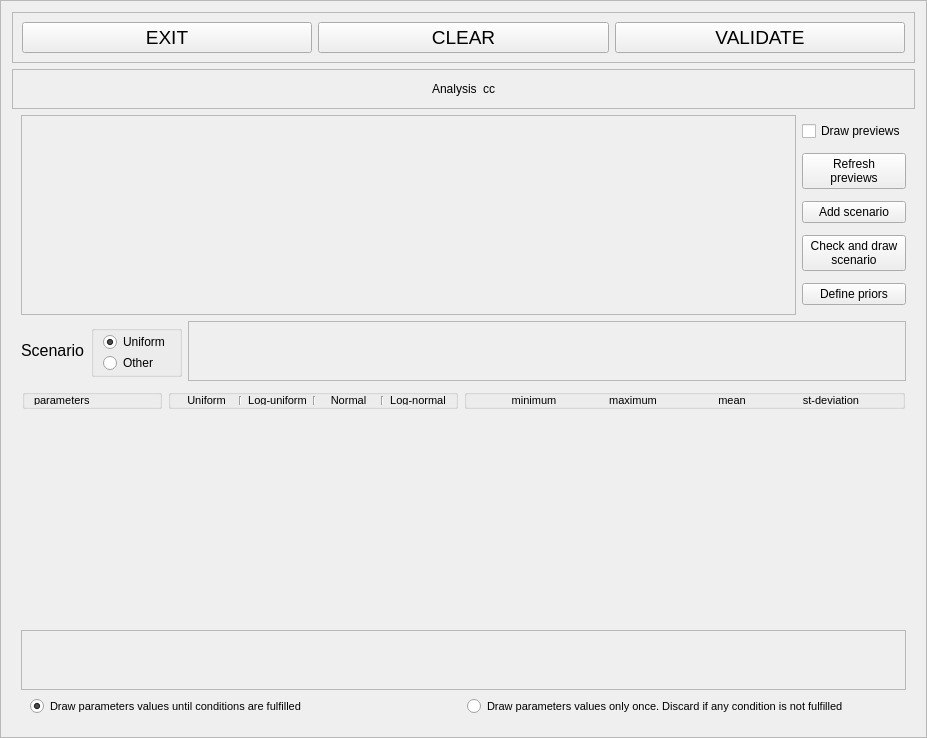
<?xml version="1.0" encoding="UTF-8"?>
<ui version="4.0">
 <class>Frame</class>
 <widget class="QFrame" name="Frame">
  <property name="geometry">
   <rect>
    <x>0</x>
    <y>0</y>
    <width>927</width>
    <height>738</height>
   </rect>
  </property>
  <property name="windowTitle">
   <string>Frame</string>
  </property>
  <property name="frameShape">
   <enum>QFrame::StyledPanel</enum>
  </property>
  <property name="frameShadow">
   <enum>QFrame::Raised</enum>
  </property>
  <layout class="QVBoxLayout" name="verticalLayout">
   <item>
    <widget class="QFrame" name="frame_6">
     <property name="frameShape">
      <enum>QFrame::StyledPanel</enum>
     </property>
     <property name="frameShadow">
      <enum>QFrame::Raised</enum>
     </property>
     <layout class="QHBoxLayout" name="horizontalLayout_9">
      <item>
       <widget class="QPushButton" name="exitButton">
        <property name="font">
         <font>
          <pointsize>14</pointsize>
         </font>
        </property>
        <property name="toolTip">
         <string>Leave this screen without loosing any change</string>
        </property>
        <property name="text">
         <string>EXIT</string>
        </property>
        <property name="shortcut">
         <string>Alt+E</string>
        </property>
       </widget>
      </item>
      <item>
       <widget class="QPushButton" name="clearButton">
        <property name="font">
         <font>
          <pointsize>14</pointsize>
         </font>
        </property>
        <property name="toolTip">
         <string>Clear all data related to this historical model</string>
        </property>
        <property name="text">
         <string>CLEAR</string>
        </property>
        <property name="shortcut">
         <string>Alt+C</string>
        </property>
       </widget>
      </item>
      <item>
       <widget class="QPushButton" name="okButton">
        <property name="font">
         <font>
          <pointsize>14</pointsize>
         </font>
        </property>
        <property name="toolTip">
         <string>Test and save data (Alt+o)</string>
        </property>
        <property name="text">
         <string>VALIDATE</string>
        </property>
        <property name="shortcut">
         <string>Alt+V</string>
        </property>
       </widget>
      </item>
     </layout>
    </widget>
   </item>
   <item>
    <widget class="QFrame" name="fixedDrawnFrame">
     <property name="frameShape">
      <enum>QFrame::StyledPanel</enum>
     </property>
     <property name="frameShadow">
      <enum>QFrame::Raised</enum>
     </property>
     <layout class="QHBoxLayout" name="horizontalLayout_10">
      <item>
       <spacer name="horizontalSpacer">
        <property name="orientation">
         <enum>Qt::Horizontal</enum>
        </property>
        <property name="sizeHint" stdset="0">
         <size>
          <width>40</width>
          <height>20</height>
         </size>
        </property>
       </spacer>
      </item>
      <item>
       <widget class="QLabel" name="label_11">
        <property name="text">
         <string>Analysis</string>
        </property>
       </widget>
      </item>
      <item>
       <widget class="QLabel" name="analysisNameLabel">
        <property name="text">
         <string>cc</string>
        </property>
       </widget>
      </item>
      <item>
       <spacer name="horizontalSpacer_2">
        <property name="orientation">
         <enum>Qt::Horizontal</enum>
        </property>
        <property name="sizeHint" stdset="0">
         <size>
          <width>40</width>
          <height>20</height>
         </size>
        </property>
       </spacer>
      </item>
     </layout>
    </widget>
   </item>
   <item>
    <widget class="QFrame" name="frame_4">
     <property name="frameShape">
      <enum>QFrame::NoFrame</enum>
     </property>
     <property name="frameShadow">
      <enum>QFrame::Raised</enum>
     </property>
     <layout class="QHBoxLayout" name="horizontalLayout_4">
      <property name="topMargin">
       <number>0</number>
      </property>
      <property name="bottomMargin">
       <number>0</number>
      </property>
      <item>
       <widget class="QScrollArea" name="scScroll">
        <property name="sizePolicy">
         <sizepolicy hsizetype="Expanding" vsizetype="Fixed">
          <horstretch>0</horstretch>
          <verstretch>0</verstretch>
         </sizepolicy>
        </property>
        <property name="minimumSize">
         <size>
          <width>500</width>
          <height>200</height>
         </size>
        </property>
        <property name="maximumSize">
         <size>
          <width>16777215</width>
          <height>200</height>
         </size>
        </property>
        <property name="widgetResizable">
         <bool>true</bool>
        </property>
        <widget class="QWidget" name="scScrollContent">
         <property name="geometry">
          <rect>
           <x>0</x>
           <y>0</y>
           <width>762</width>
           <height>196</height>
          </rect>
         </property>
         <layout class="QHBoxLayout" name="horizontalLayout_3"/>
        </widget>
       </widget>
      </item>
      <item>
       <layout class="QVBoxLayout" name="verticalLayout_3">
        <item>
         <widget class="QCheckBox" name="drawPreviewsCheck">
          <property name="text">
           <string>Draw previews</string>
          </property>
         </widget>
        </item>
        <item>
         <widget class="QPushButton" name="refreshPreviewsButton">
          <property name="text">
           <string>Refresh
previews</string>
          </property>
         </widget>
        </item>
        <item>
         <widget class="QPushButton" name="addScButton">
          <property name="sizePolicy">
           <sizepolicy hsizetype="Fixed" vsizetype="Fixed">
            <horstretch>0</horstretch>
            <verstretch>0</verstretch>
           </sizepolicy>
          </property>
          <property name="maximumSize">
           <size>
            <width>110</width>
            <height>16777215</height>
           </size>
          </property>
          <property name="toolTip">
           <string>(Alt+a)</string>
          </property>
          <property name="text">
           <string>Add scenario</string>
          </property>
          <property name="shortcut">
           <string>Alt+A</string>
          </property>
         </widget>
        </item>
        <item>
         <widget class="QPushButton" name="chkScButton">
          <property name="sizePolicy">
           <sizepolicy hsizetype="Fixed" vsizetype="Fixed">
            <horstretch>0</horstretch>
            <verstretch>0</verstretch>
           </sizepolicy>
          </property>
          <property name="maximumSize">
           <size>
            <width>110</width>
            <height>16777215</height>
           </size>
          </property>
          <property name="text">
           <string>Check and draw
scenario</string>
          </property>
         </widget>
        </item>
        <item>
         <widget class="QPushButton" name="defPrButton">
          <property name="sizePolicy">
           <sizepolicy hsizetype="Fixed" vsizetype="Fixed">
            <horstretch>0</horstretch>
            <verstretch>0</verstretch>
           </sizepolicy>
          </property>
          <property name="maximumSize">
           <size>
            <width>110</width>
            <height>16777215</height>
           </size>
          </property>
          <property name="text">
           <string>Define priors</string>
          </property>
         </widget>
        </item>
       </layout>
      </item>
     </layout>
    </widget>
   </item>
   <item>
    <widget class="QFrame" name="frame_3">
     <property name="frameShape">
      <enum>QFrame::NoFrame</enum>
     </property>
     <property name="frameShadow">
      <enum>QFrame::Raised</enum>
     </property>
     <layout class="QHBoxLayout" name="horizontalLayout">
      <property name="topMargin">
       <number>0</number>
      </property>
      <property name="bottomMargin">
       <number>0</number>
      </property>
      <item>
       <widget class="QLabel" name="label">
        <property name="sizePolicy">
         <sizepolicy hsizetype="Preferred" vsizetype="Maximum">
          <horstretch>0</horstretch>
          <verstretch>0</verstretch>
         </sizepolicy>
        </property>
        <property name="font">
         <font>
          <pointsize>12</pointsize>
         </font>
        </property>
        <property name="text">
         <string>Scenario</string>
        </property>
       </widget>
      </item>
      <item>
       <widget class="QGroupBox" name="groupBox_2">
        <property name="sizePolicy">
         <sizepolicy hsizetype="Preferred" vsizetype="Maximum">
          <horstretch>0</horstretch>
          <verstretch>0</verstretch>
         </sizepolicy>
        </property>
        <property name="title">
         <string/>
        </property>
        <layout class="QVBoxLayout" name="verticalLayout_5">
         <property name="spacing">
          <number>1</number>
         </property>
         <property name="topMargin">
          <number>1</number>
         </property>
         <property name="bottomMargin">
          <number>1</number>
         </property>
         <item>
          <widget class="QRadioButton" name="uniformRpRadio">
           <property name="text">
            <string>Uniform</string>
           </property>
           <property name="checked">
            <bool>true</bool>
           </property>
          </widget>
         </item>
         <item>
          <widget class="QRadioButton" name="otherRpRadio">
           <property name="text">
            <string>Other</string>
           </property>
           <property name="checked">
            <bool>false</bool>
           </property>
          </widget>
         </item>
        </layout>
       </widget>
      </item>
      <item>
       <widget class="QScrollArea" name="repScroll">
        <property name="sizePolicy">
         <sizepolicy hsizetype="Expanding" vsizetype="Fixed">
          <horstretch>0</horstretch>
          <verstretch>0</verstretch>
         </sizepolicy>
        </property>
        <property name="minimumSize">
         <size>
          <width>0</width>
          <height>60</height>
         </size>
        </property>
        <property name="maximumSize">
         <size>
          <width>16777215</width>
          <height>60</height>
         </size>
        </property>
        <property name="verticalScrollBarPolicy">
         <enum>Qt::ScrollBarAlwaysOff</enum>
        </property>
        <property name="widgetResizable">
         <bool>true</bool>
        </property>
        <widget class="QWidget" name="repScrollContent">
         <property name="geometry">
          <rect>
           <x>0</x>
           <y>0</y>
           <width>708</width>
           <height>56</height>
          </rect>
         </property>
         <layout class="QHBoxLayout" name="horizontalLayout_6">
          <property name="spacing">
           <number>2</number>
          </property>
          <property name="topMargin">
           <number>0</number>
          </property>
          <property name="bottomMargin">
           <number>1</number>
          </property>
         </layout>
        </widget>
       </widget>
      </item>
     </layout>
    </widget>
   </item>
   <item>
    <widget class="QFrame" name="frame_7">
     <property name="frameShape">
      <enum>QFrame::NoFrame</enum>
     </property>
     <property name="frameShadow">
      <enum>QFrame::Raised</enum>
     </property>
     <layout class="QVBoxLayout" name="verticalLayout_4">
      <property name="spacing">
       <number>1</number>
      </property>
      <property name="margin">
       <number>1</number>
      </property>
      <item>
       <widget class="QFrame" name="frame_5">
        <property name="minimumSize">
         <size>
          <width>0</width>
          <height>21</height>
         </size>
        </property>
        <property name="maximumSize">
         <size>
          <width>16777215</width>
          <height>21</height>
         </size>
        </property>
        <property name="frameShape">
         <enum>QFrame::NoFrame</enum>
        </property>
        <property name="frameShadow">
         <enum>QFrame::Raised</enum>
        </property>
        <layout class="QHBoxLayout" name="horizontalLayout_5">
         <property name="topMargin">
          <number>1</number>
         </property>
         <property name="bottomMargin">
          <number>1</number>
         </property>
         <item>
          <widget class="QGroupBox" name="groupBox_11">
           <property name="sizePolicy">
            <sizepolicy hsizetype="Fixed" vsizetype="Fixed">
             <horstretch>0</horstretch>
             <verstretch>0</verstretch>
            </sizepolicy>
           </property>
           <property name="minimumSize">
            <size>
             <width>140</width>
             <height>20</height>
            </size>
           </property>
           <property name="maximumSize">
            <size>
             <width>140</width>
             <height>20</height>
            </size>
           </property>
           <property name="title">
            <string/>
           </property>
           <layout class="QHBoxLayout" name="horizontalLayout_12">
            <property name="topMargin">
             <number>1</number>
            </property>
            <property name="bottomMargin">
             <number>1</number>
            </property>
            <item>
             <widget class="QLabel" name="parametersLabel">
              <property name="sizePolicy">
               <sizepolicy hsizetype="Fixed" vsizetype="Preferred">
                <horstretch>0</horstretch>
                <verstretch>0</verstretch>
               </sizepolicy>
              </property>
              <property name="minimumSize">
               <size>
                <width>140</width>
                <height>0</height>
               </size>
              </property>
              <property name="maximumSize">
               <size>
                <width>140</width>
                <height>16777215</height>
               </size>
              </property>
              <property name="font">
               <font>
                <pointsize>8</pointsize>
               </font>
              </property>
              <property name="text">
               <string>parameters</string>
              </property>
              <property name="alignment">
               <set>Qt::AlignLeading|Qt::AlignLeft|Qt::AlignVCenter</set>
              </property>
             </widget>
            </item>
           </layout>
          </widget>
         </item>
         <item>
          <widget class="QGroupBox" name="groupBox_12">
           <property name="sizePolicy">
            <sizepolicy hsizetype="Fixed" vsizetype="Fixed">
             <horstretch>0</horstretch>
             <verstretch>0</verstretch>
            </sizepolicy>
           </property>
           <property name="minimumSize">
            <size>
             <width>290</width>
             <height>20</height>
            </size>
           </property>
           <property name="maximumSize">
            <size>
             <width>290</width>
             <height>20</height>
            </size>
           </property>
           <property name="title">
            <string/>
           </property>
           <layout class="QHBoxLayout" name="horizontalLayout_7">
            <property name="topMargin">
             <number>1</number>
            </property>
            <property name="bottomMargin">
             <number>1</number>
            </property>
            <item>
             <widget class="QLabel" name="uniformLabel">
              <property name="font">
               <font>
                <pointsize>8</pointsize>
               </font>
              </property>
              <property name="text">
               <string>Uniform</string>
              </property>
              <property name="alignment">
               <set>Qt::AlignCenter</set>
              </property>
             </widget>
            </item>
            <item>
             <widget class="Line" name="line">
              <property name="orientation">
               <enum>Qt::Vertical</enum>
              </property>
             </widget>
            </item>
            <item>
             <widget class="QLabel" name="logUniformLabel">
              <property name="font">
               <font>
                <pointsize>8</pointsize>
               </font>
              </property>
              <property name="text">
               <string>Log-uniform</string>
              </property>
              <property name="alignment">
               <set>Qt::AlignCenter</set>
              </property>
             </widget>
            </item>
            <item>
             <widget class="Line" name="line_2">
              <property name="orientation">
               <enum>Qt::Vertical</enum>
              </property>
             </widget>
            </item>
            <item>
             <widget class="QLabel" name="normalLabel">
              <property name="font">
               <font>
                <pointsize>8</pointsize>
               </font>
              </property>
              <property name="text">
               <string>Normal</string>
              </property>
              <property name="alignment">
               <set>Qt::AlignCenter</set>
              </property>
             </widget>
            </item>
            <item>
             <widget class="Line" name="line_3">
              <property name="orientation">
               <enum>Qt::Vertical</enum>
              </property>
             </widget>
            </item>
            <item>
             <widget class="QLabel" name="logNormalLabel">
              <property name="font">
               <font>
                <pointsize>8</pointsize>
               </font>
              </property>
              <property name="text">
               <string>Log-normal</string>
              </property>
              <property name="alignment">
               <set>Qt::AlignCenter</set>
              </property>
             </widget>
            </item>
           </layout>
          </widget>
         </item>
         <item>
          <widget class="QGroupBox" name="groupBox_13">
           <property name="sizePolicy">
            <sizepolicy hsizetype="Preferred" vsizetype="Fixed">
             <horstretch>0</horstretch>
             <verstretch>0</verstretch>
            </sizepolicy>
           </property>
           <property name="minimumSize">
            <size>
             <width>0</width>
             <height>20</height>
            </size>
           </property>
           <property name="maximumSize">
            <size>
             <width>16777215</width>
             <height>20</height>
            </size>
           </property>
           <property name="title">
            <string/>
           </property>
           <layout class="QHBoxLayout" name="horizontalLayout_11">
            <property name="topMargin">
             <number>1</number>
            </property>
            <property name="bottomMargin">
             <number>1</number>
            </property>
            <item>
             <widget class="QLabel" name="minLabel">
              <property name="sizePolicy">
               <sizepolicy hsizetype="Fixed" vsizetype="Preferred">
                <horstretch>0</horstretch>
                <verstretch>0</verstretch>
               </sizepolicy>
              </property>
              <property name="minimumSize">
               <size>
                <width>70</width>
                <height>0</height>
               </size>
              </property>
              <property name="maximumSize">
               <size>
                <width>70</width>
                <height>16777215</height>
               </size>
              </property>
              <property name="font">
               <font>
                <pointsize>8</pointsize>
               </font>
              </property>
              <property name="text">
               <string>minimum</string>
              </property>
              <property name="alignment">
               <set>Qt::AlignCenter</set>
              </property>
             </widget>
            </item>
            <item>
             <widget class="QLabel" name="maxLabel">
              <property name="sizePolicy">
               <sizepolicy hsizetype="Fixed" vsizetype="Preferred">
                <horstretch>0</horstretch>
                <verstretch>0</verstretch>
               </sizepolicy>
              </property>
              <property name="minimumSize">
               <size>
                <width>70</width>
                <height>0</height>
               </size>
              </property>
              <property name="maximumSize">
               <size>
                <width>70</width>
                <height>16777215</height>
               </size>
              </property>
              <property name="font">
               <font>
                <pointsize>8</pointsize>
               </font>
              </property>
              <property name="text">
               <string>maximum</string>
              </property>
              <property name="alignment">
               <set>Qt::AlignCenter</set>
              </property>
             </widget>
            </item>
            <item>
             <widget class="QLabel" name="meanLabel">
              <property name="sizePolicy">
               <sizepolicy hsizetype="Fixed" vsizetype="Preferred">
                <horstretch>0</horstretch>
                <verstretch>0</verstretch>
               </sizepolicy>
              </property>
              <property name="minimumSize">
               <size>
                <width>70</width>
                <height>0</height>
               </size>
              </property>
              <property name="maximumSize">
               <size>
                <width>70</width>
                <height>16777215</height>
               </size>
              </property>
              <property name="font">
               <font>
                <pointsize>8</pointsize>
               </font>
              </property>
              <property name="text">
               <string>mean</string>
              </property>
              <property name="alignment">
               <set>Qt::AlignCenter</set>
              </property>
             </widget>
            </item>
            <item>
             <widget class="QLabel" name="stdevLabel">
              <property name="sizePolicy">
               <sizepolicy hsizetype="Fixed" vsizetype="Preferred">
                <horstretch>0</horstretch>
                <verstretch>0</verstretch>
               </sizepolicy>
              </property>
              <property name="minimumSize">
               <size>
                <width>70</width>
                <height>0</height>
               </size>
              </property>
              <property name="maximumSize">
               <size>
                <width>70</width>
                <height>16777215</height>
               </size>
              </property>
              <property name="font">
               <font>
                <pointsize>8</pointsize>
               </font>
              </property>
              <property name="text">
               <string>st-deviation</string>
              </property>
              <property name="alignment">
               <set>Qt::AlignCenter</set>
              </property>
             </widget>
            </item>
           </layout>
          </widget>
         </item>
        </layout>
       </widget>
      </item>
     </layout>
    </widget>
   </item>
   <item>
    <widget class="QScrollArea" name="scrollArea">
     <property name="font">
      <font>
       <pointsize>6</pointsize>
      </font>
     </property>
     <property name="frameShape">
      <enum>QFrame::NoFrame</enum>
     </property>
     <property name="widgetResizable">
      <bool>true</bool>
     </property>
     <property name="alignment">
      <set>Qt::AlignLeading|Qt::AlignLeft|Qt::AlignTop</set>
     </property>
     <widget class="QWidget" name="scrollAreaWidgetContents">
      <property name="geometry">
       <rect>
        <x>0</x>
        <y>0</y>
        <width>905</width>
        <height>194</height>
       </rect>
      </property>
      <property name="font">
       <font>
        <pointsize>8</pointsize>
       </font>
      </property>
      <layout class="QVBoxLayout" name="verticalLayout_6">
       <property name="spacing">
        <number>1</number>
       </property>
       <property name="margin">
        <number>1</number>
       </property>
      </layout>
     </widget>
    </widget>
   </item>
   <item>
    <widget class="QFrame" name="frame">
     <property name="frameShape">
      <enum>QFrame::NoFrame</enum>
     </property>
     <property name="frameShadow">
      <enum>QFrame::Raised</enum>
     </property>
     <layout class="QVBoxLayout" name="verticalLayout_2">
      <item>
       <widget class="QScrollArea" name="scrollArea_3">
        <property name="sizePolicy">
         <sizepolicy hsizetype="Expanding" vsizetype="Fixed">
          <horstretch>0</horstretch>
          <verstretch>0</verstretch>
         </sizepolicy>
        </property>
        <property name="minimumSize">
         <size>
          <width>0</width>
          <height>60</height>
         </size>
        </property>
        <property name="maximumSize">
         <size>
          <width>16777215</width>
          <height>60</height>
         </size>
        </property>
        <property name="font">
         <font>
          <pointsize>8</pointsize>
         </font>
        </property>
        <property name="verticalScrollBarPolicy">
         <enum>Qt::ScrollBarAlwaysOff</enum>
        </property>
        <property name="widgetResizable">
         <bool>true</bool>
        </property>
        <widget class="QWidget" name="scrollAreaWidgetContents_3">
         <property name="geometry">
          <rect>
           <x>0</x>
           <y>0</y>
           <width>883</width>
           <height>56</height>
          </rect>
         </property>
         <layout class="QHBoxLayout" name="horizontalLayout_2">
          <property name="spacing">
           <number>1</number>
          </property>
          <property name="topMargin">
           <number>1</number>
          </property>
          <property name="bottomMargin">
           <number>1</number>
          </property>
         </layout>
        </widget>
       </widget>
      </item>
      <item>
       <widget class="QFrame" name="frame_2">
        <property name="frameShape">
         <enum>QFrame::NoFrame</enum>
        </property>
        <property name="frameShadow">
         <enum>QFrame::Raised</enum>
        </property>
        <layout class="QHBoxLayout" name="horizontalLayout_8">
         <property name="topMargin">
          <number>1</number>
         </property>
         <property name="bottomMargin">
          <number>1</number>
         </property>
         <item>
          <widget class="QRadioButton" name="drawUntilRadio">
           <property name="font">
            <font>
             <pointsize>8</pointsize>
            </font>
           </property>
           <property name="text">
            <string>Draw parameters values until conditions are fulfilled</string>
           </property>
           <property name="checked">
            <bool>true</bool>
           </property>
          </widget>
         </item>
         <item>
          <widget class="QRadioButton" name="drawOnceRadio">
           <property name="font">
            <font>
             <pointsize>8</pointsize>
            </font>
           </property>
           <property name="text">
            <string>Draw parameters values only once. Discard if any condition is not fulfilled</string>
           </property>
          </widget>
         </item>
        </layout>
       </widget>
      </item>
     </layout>
    </widget>
   </item>
  </layout>
 </widget>
 <resources/>
 <connections/>
</ui>
